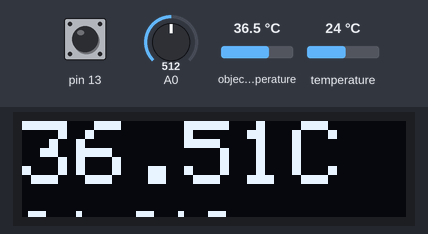
Recording of a sketch running on a simulated Arduino Uno, built with avr-gcc and run on an emulated ATmega328P. On the bench: 128×32 one-colour display. The test bench sets the inputs (shaded band); at power-on: pin 13 HIGH, object temperature 36.5 °C, temperature 24 °C, A0 = 512. The display library's start-up logo is not drawn; what the sketch prints to the serial monitor is not drawn.

Above: at 1.3 s.
1.4 s: pin 13 pulled LOW for 0.3 s
At 2.0 s:
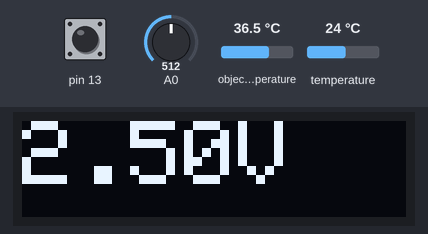
3.6 s: object temperature set to 20 °C
At 4.8 s:
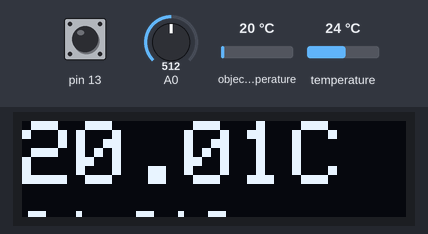
5.1 s: temperature set to 12 °C
At 6.4 s:
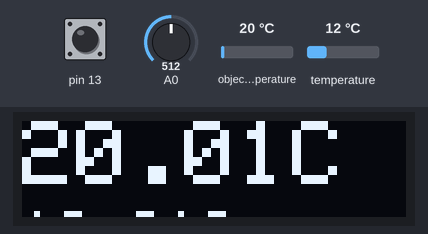
6.7 s: object temperature set to 26 °C
At 7.1 s:
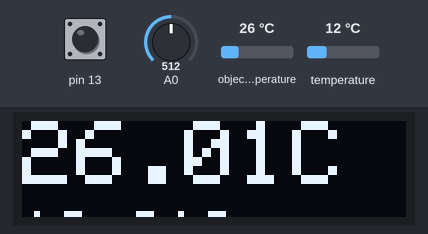
8.2 s: temperature set to 28 °C
At 8.9 s:
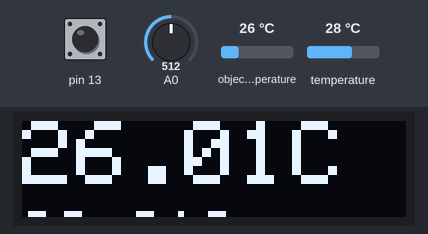
9.8 s: pin 13 pulled LOW for 3.2 s
At 10.6 s:
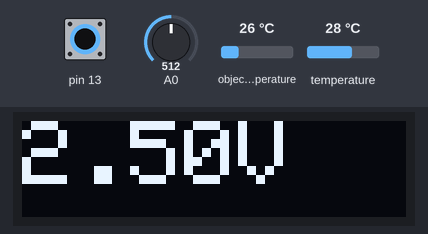
Timing chart, 0 to 12.8 s (numbered marks = the images above; inputs shaded):
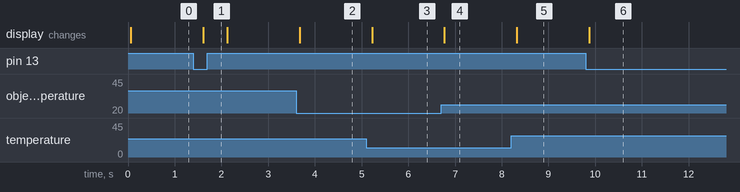

The sketch:

thermomertIR.ino
```cpp
#include <Wire.h>
#include <Adafruit_MLX90614.h>
#include <Adafruit_GFX.h>
#include <Adafruit_SSD1306.h>

Adafruit_MLX90614 mlx = Adafruit_MLX90614();
Adafruit_SSD1306 display = Adafruit_SSD1306();
float vBat = 0;

void setup() {
  Serial.begin(9600);
Serial.println("---");

//  mlx.begin();

  display.begin(SSD1306_SWITCHCAPVCC, 0x3c);  // initialize with the I2C addr 0x3C (for the 128x32)
  // init done

Serial.println("1");
  display.display();

Serial.println("2");
  display.setTextColor(WHITE);
  pinMode(13, INPUT_PULLUP);
}

void loop() {
Serial.println(digitalRead(13));

  display.clearDisplay();
  display.setCursor(0,0);
  display.setTextSize(3);
  if(digitalRead(13)) {
Serial.println("C");
//Serial.println(String(mlx.readObjectTempC()) + "C");
    display.print(String(mlx.readObjectTempC()) + "C");
    display.setCursor(0,30);
    display.setTextSize(2);
    display.print(String(mlx.readAmbientTempC()) + "C");
  } else {
Serial.println("V");
    vBat = analogRead(A0);
Serial.println(String(vBat) + "V");
    vBat = vBat/1024;
Serial.println(String(vBat) + "V");
    vBat = vBat*5;
Serial.println(String(vBat) + "V");
    display.print(String(vBat) + "V");
  }
  display.display();
//  Serial.print("Ambient = "); Serial.print(mlx.readAmbientTempC());
//  Serial.print("*C\tObject = "); Serial.print(mlx.readObjectTempC()); Serial.println("*C");
//  Serial.print("Ambient = "); Serial.print(mlx.readAmbientTempF());
//  Serial.print("*F\tObject = "); Serial.print(mlx.readObjectTempF()); Serial.println("*F");
//  Serial.println();

  delay(500);
}
```

Measured:
- after the input at 1.4 s, the display: changes after 0.21 s (image 1)
- after the input at 3.6 s, the display: changes after 0.07 s (image 2)
- after the input at 5.1 s, the display: changes after 0.12 s (image 3)
- after the input at 6.7 s, the display: changes after 0.07 s (image 4)
- after the input at 8.2 s, the display: changes after 0.12 s (image 5)
- after the input at 9.8 s, the display: changes after 0.07 s (image 6)
